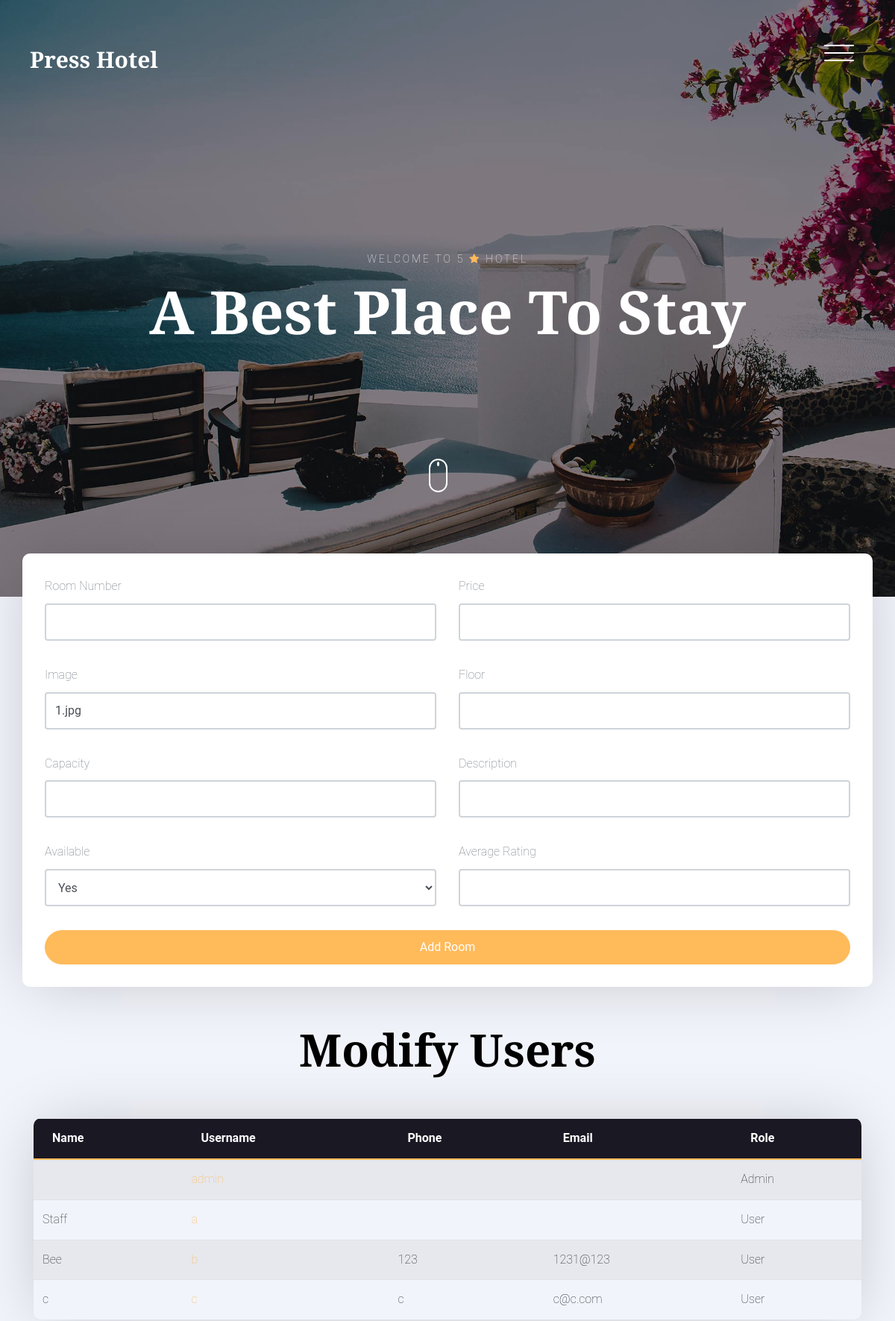
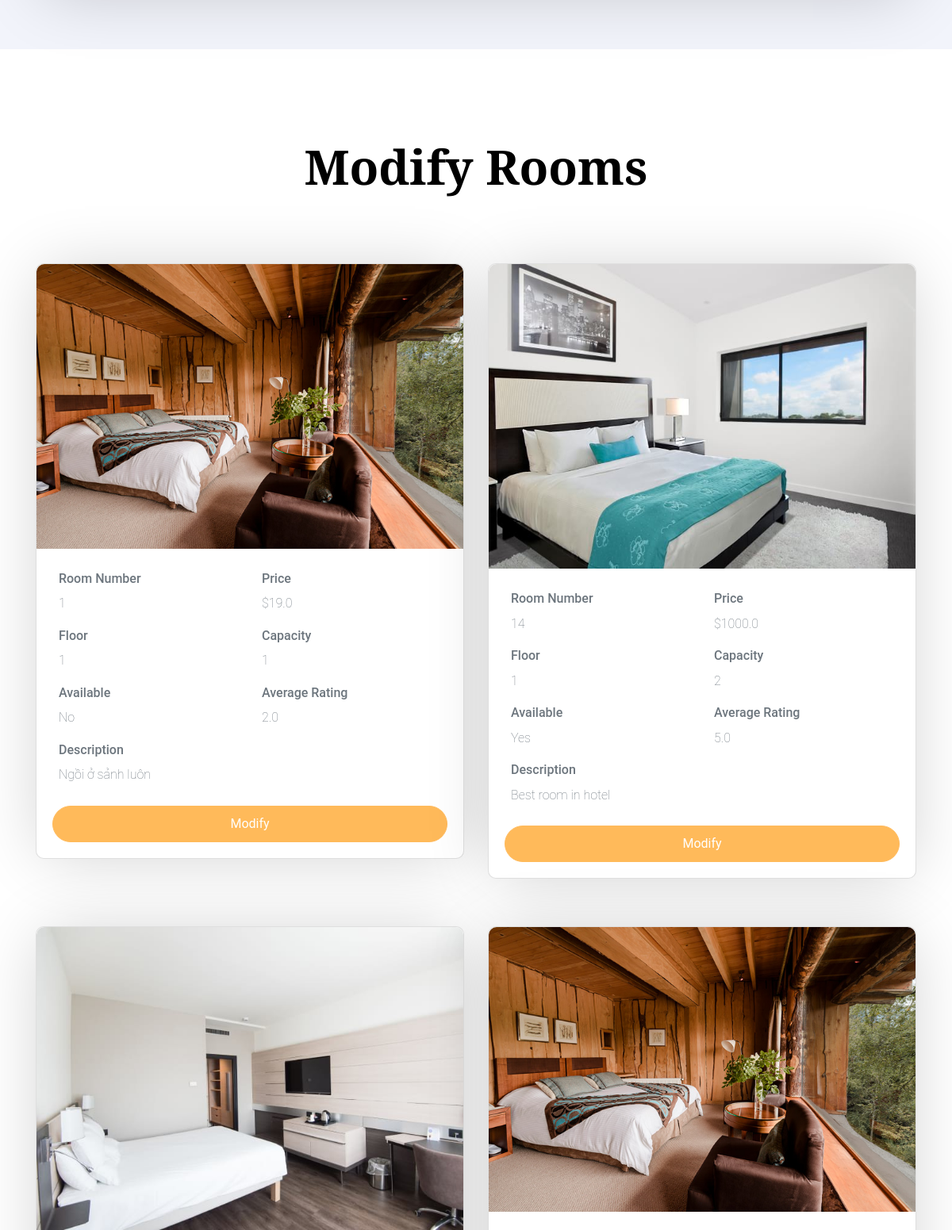
The page / (signed in, upper part) on the database its author committed (2 pictures, top to bottom).
### model.py (models this page shows)
class User(Base):
    __tablename__ = 'users'
    id = Column(Integer, primary_key=True)
    username = Column(String(20), unique=True, nullable=False)
    password = Column(String(128), nullable=False)
    friendly_name = Column(String(50), nullable=False)
    phone_number = Column(String(20), nullable=False)
    email = Column(String(50), nullable=False)
    is_admin = Column(Integer, nullable=False, default=0)
    is_staff = Column(Integer, nullable=False, default=0)

class Room(Base):
    __tablename__ = 'rooms'
    id = Column(Integer, primary_key=True)
    room_number = Column(String(50), nullable=False)
    price = Column(Float, nullable=False)
    floor = Column(String(10), nullable=False)
    capacity = Column(Integer, nullable=False, default=1)
    image = Column(String(50), nullable=False)
    description = Column(String(1000), nullable=False)
    available = Column(Integer, nullable=False, default=1) # 0 = not available, 1 = available
    average_rating = Column(Float, nullable=False, default=0)

### main.py (the view)
@app.route('/')
def index():
    with app.app_context():
        if not session.get('logged_in'):
            return render_template('index.html')
        else:
            if session['is_admin']:
                users = getAllUsers()
                rooms = get_all_rooms()
                return render_template('admin.html', users=users ,rooms=rooms)
            if session['is_staff']:
                rooms = get_all_rooms()
                return render_template('staff.html',rooms=rooms)
            return redirect(url_for('user_route.user'))

### controller.py (called while the page is built)
def get_all_rooms():
    session = DBSession()
    rooms = session.query(Room).all()
    session.close()
    return rooms

def getAllUsers():
    session = DBSession()
    users = session.query(User).all()
    session.close()
    return users

### templates/admin.html (shortened to what this page needs)
{% extends "base.html" %}
{% block header %}
<header class="site-header js-site-header">
  <div class="container-fluid">
    <div class="row align-items-center">
      <div class="col-6 col-lg-4 site-logo" data-aos="fade"><a href="/">Press Hotel</a></div>
      <div class="col-6 col-lg-8">
        <div class="site-menu-toggle js-site-menu-toggle"  data-aos="fade">
          <span></span>
          <span></span>
          <span></span>
        </div>
      </div>
    </div>
  </div>
</header>
<section class="site-hero overlay" style="background-image: url({{ url_for('static', filename='images/hero_4.jpg') }})" data-stellar-background-ratio="0.5">
  <div class="container">
    <div class="row site-hero-inner justify-content-center align-items-center">
      <div class="col-md-10 text-center" data-aos="fade-up">
        <span class="custom-caption text-uppercase text-white d-block  mb-3">Welcome To 5 <span class="fa fa-star text-primary"></span>   Hotel</span>
        <h1 class="heading">A Best Place To Stay</h1>
      </div>
    </div>
  </div>
  <a class="mouse smoothscroll" href="#next">
    <div class="mouse-icon">
      <span class="mouse-wheel"></span>
    </div>
  </a>
</section>
{% endblock %}
{% block body %}
<section class="section bg-light pb-0"  id="add-room">
  <div class="container">
    <div class="row check-availabilty" id="next">
      <div class="block-32" data-aos="fade-up" data-aos-offset="-200">
        <form action="/add_room" method="POST">
          <div class="row">
            <div class="col-md-6 mb-3">
              <div class="form-group">
                  <label for="room_number">Room Number</label>
                  <input type="text" name="room_number" class="form-control" required>
              </div>
            </div>
            <div class="col-md-6 mb-3">
              <div class="form-group">
                  <label for="price">Price</label>
                  <input type="number" name="price" class="form-control" required>
              </div>
            </div>
          </div>
          <div class="row">
            <div class="col-md-6 mb-3">
              <div class="form-group">
                  <label for="image">Image</label>
                  <input type="text" name="image" class="form-control" value="1.jpg">
              </div>
            </div>
            <div class="col-md-6 mb-3">
              <div class="form-group">
                  <label for="floor">Floor</label>
                  <input type="number" name="floor" class="form-control" required>
              </div>
            </div>
          </div>
          <div class="row">
            <div class="col-md-6 mb-3">
              <div class="form-group">
                  <label for="capacity">Capacity</label>
                  <input type="number" name="capacity" class="form-control" required>
              </div>
            </div>
            <div class="col-md-6 mb-3">
              <div class="form-group">
                  <label for="description">Description</label>
                  <input type="text" name="description" class="form-control" required>
              </div>
            </div>
          </div>
          <div class="row">
            <div class="col-md-6 mb-3">
              <div class="form-group">
                  <label for="available">Available</label>
                  <select name="available" class="form-control">
                      <option value="1">Yes</option>
                  </select>
              </div>
            </div>
            <div class="col-md-6 mb-3">
              <div class="form-group">
                  <label for="average_rating">Average Rating</label>
                  <input type="number" name="average_rating" class="form-control" required>
              </div>
            </div>
          </div>
          <button type="submit" class="btn btn-primary btn-block text-white">Add Room</button>
        </form>
      </div>
    </div>
  </div>
</section>
<section class="py-5 bg-light" id="modify-users">
  <div class="container">
    <div class="row justify-content-center text-center mb-5">
      <div class="col-md-7">
        <h2 class="heading" data-aos="fade-up">Modify Users</h2>
      </div>
    </div>
    <table class="table table-striped" data-aos="fade-up">
        <thead>
            <tr>
                <th>Name</th>
                <th>Username</th>
                <th>Phone</th>
                <th>Email</th>
                <th>Role</th>
            </tr>
        </thead>
        <tbody>
            {% for user in users %}
            <tr>
                <td>{{ user.friendly_name }}</td>
                <td><a href="/users/{{ user.id }}">{{ user.username }}</a></td>
                <td>{{ user.phone_number }}</td>
                <td>{{ user.email }}</td>
                <td>{{ "Admin" if user.is_admin else "Staff" if user.is_staff else "User" }}</td>
            </tr>
            {% endfor %}
        </tbody>
    </table>
  </div>
</section>
<section class="section" id="modify-rooms">
  <div class="container">
    <div class="row justify-content-center text-center mb-5">
      <div class="col-md-7">
        <h2 class="heading" data-aos="fade-up">Modify Rooms</h2>
      </div>
    </div>
    <div class="row justify-content-center" data-aos="fade-up">
      {% for room in rooms %}
      <div class="col-md-6">
        <div class="card">
          <img src="{{ url_for('static', filename='images/' + room.image) }}" alt="room image" width="100%">
          <div class="card-body">
            <div class="row p-2">
              <div class="col-sm-6">
                <h6>Room Number</h6>
                <p>{{ room.room_number }}</p>
              </div>
              <div class="col-sm-6">
                <h6>Price</h6>
                <p>${{ room.price }}</p>
              </div>
              <div class="col-sm-6">
                <h6>Floor</h6>
                <p>{{ room.floor }}</p>
              </div>
              <div class="col-sm-6">
                <h6>Capacity</h6>
                <p>{{ room.capacity }}</p>
              </div>
              <div class="col-sm-6">
                <h6>Available</h6>
                <p>{{ "Yes" if room.available else "No" }}</p>
              </div>
              <div class="col-sm-6">
                <h6>Average Rating</h6>
                <p>{{ room.average_rating }}</p>
              </div>
              <div class="col-sm-12">
                <h6>Description</h6>
                <p>{{ room.description }}</p>
              </div>
            </div>
            <a href="{{ url_for('admin_route.modify_room_route', room_id=room.id) }}"><button class="btn btn-primary btn-block text-white">Modify</button></a>
          </div>
        </div>
      </div>
      {% endfor %}
    </div>
  </div>
</section>
{% endblock %}

### rows shown on the page
User: username "admin", is_admin "Admin"
User: friendly_name "Staff", username "a", is_admin+is_staff "User"
User: friendly_name "Bee", username "b", phone_number "123", email "1231@123", is_admin+is_staff "User"
User: friendly_name "c", username "c", phone_number "c", email "c@c.com", is_admin+is_staff "User"
Room: image (picture), room_number "1", price "19.0", floor "1", capacity "1", available "No", average_rating "2.0", description "Ngồi ở sảnh luôn"
Room: image (picture), room_number "14", price "1000.0", floor "1", capacity "2", available "Yes", average_rating "5.0", description "Best room in hotel"
Room: image (picture)
Room: image (picture)
